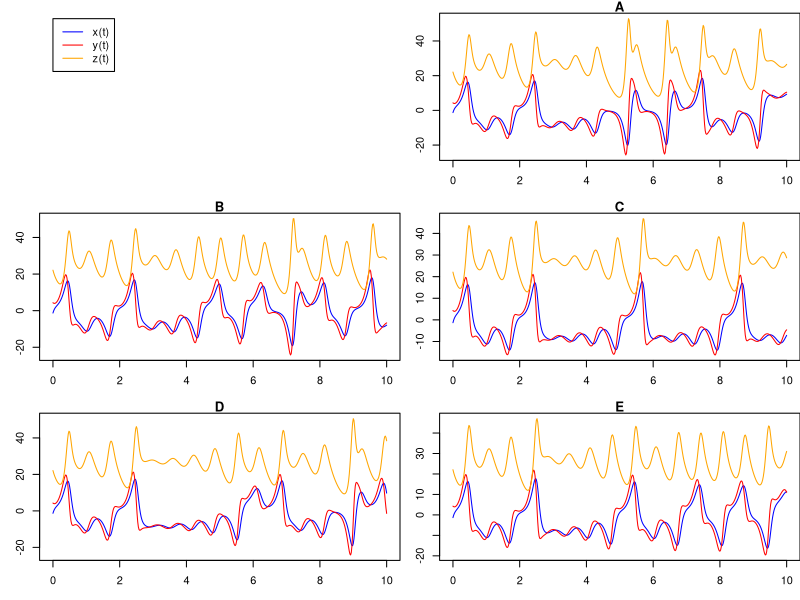
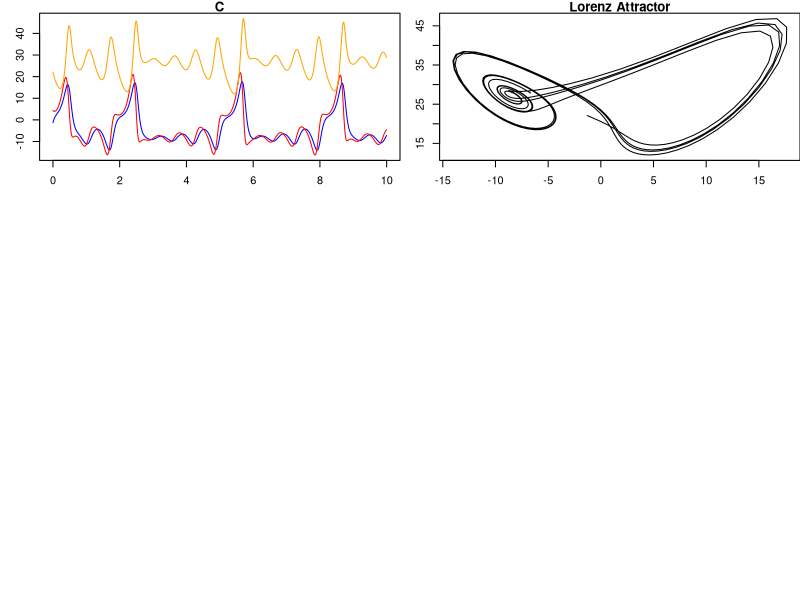

Reproduce these figures in R, in order.
## ---- chunk 1
dt = 0.02
n = 500
sigma = 10 #round(10+runif(1,-0.5,0.5),2)
rho = 28 #round(28 + runif(1,-3,3),2)
beta = 8/3 #round(8/3+runif(1,-0.2,0.2),2)
x0 = round(runif(1,-15,15),1)
y0 = round(runif(1,-10,10),1)
z0 = round(runif(1,15,40),1)
t0 = 0
x0s = c(x0,x0+sample(c(-0.02,-0.01,0.01,0.02)))
y0s = c(y0,y0+sample(c(-0.02,-0.01,0.01,0.02)))
z0s = c(z0,z0+sample(c(-0.02,-0.01,0.01,0.02)))
t = seq(0,dt*n,dt)
x = list()
y = list()
z = list()
for(i in 1:length(x0s)){
  xx = c(x0s[i])
  yy = c(y0s[i])
  zz = c(z0s[i])
  for(j in 1:length(t)){
    dx = (sigma*(yy[j]-xx[j]))*dt
    dy = (xx[j]*(rho-zz[j])-yy[j])*dt
    dz = (xx[j]*yy[j]-beta*zz[j])*dt
    xx = c(xx,xx[j]+dx)
    yy = c(yy,yy[j]+dy)
    zz = c(zz,zz[j]+dz)
  }
  x[[i]] = xx
  y[[i]] = yy
  z[[i]] = zz
}
ord = sample(1:5)
lets = c("A","B","C","D","E")
sol = paste0(1*(1==ord),collapse="")
alet = lets[sum((1:5)[1==ord])]
## ---- chunk 2
par(mfrow=c(3,2),mar=c(3,3,1,0))
plot(0,0,type="n",xlim=c(-1,1),ylim=c(-1,1),axes=F,ann=F)
legend(-1,1,c("x(t)","y(t)","z(t)"),col=c("blue","red","orange"),lwd=c(1,1,1),cex=1)
lets = c("A","B","C","D","E")
for(i in 1:5){
  x2 = x[[ord[i]]]
  y2 = y[[ord[i]]]
  z2 = z[[ord[i]]]
  minmin = min(c(x2,y2,z2))
  maxmax = max(c(x2,y2,z2))
  plot(t,x2[1:length(t)],type="l",col="blue",
       main=lets[i],ylim=c(minmin,maxmax),xlab="t",ylab="x,y,z")
  lines(t,y2[1:length(t)],col="red")
  lines(t,z2[1:length(t)],col="orange")
}
## ---- chunk 3
ans = sum((1:5)[ord==1])
x2 = x[[1]]
y2 = y[[1]]
z2 = z[[1]]
minmin = min(c(x2,y2,z2))
maxmax = max(c(x2,y2,z2))
plot(t,x2[1:length(t)],type="l",col="blue",
     main=lets[ans],ylim=c(minmin,maxmax),xlab="t",ylab="x,y,z")
lines(t,y2[1:length(t)],col="red")
lines(t,z2[1:length(t)],col="orange")
## ---- chunk 4
plot(x[[1]],z[[1]],type="l",xlab="x",ylab="z",main="Lorenz Attractor")
